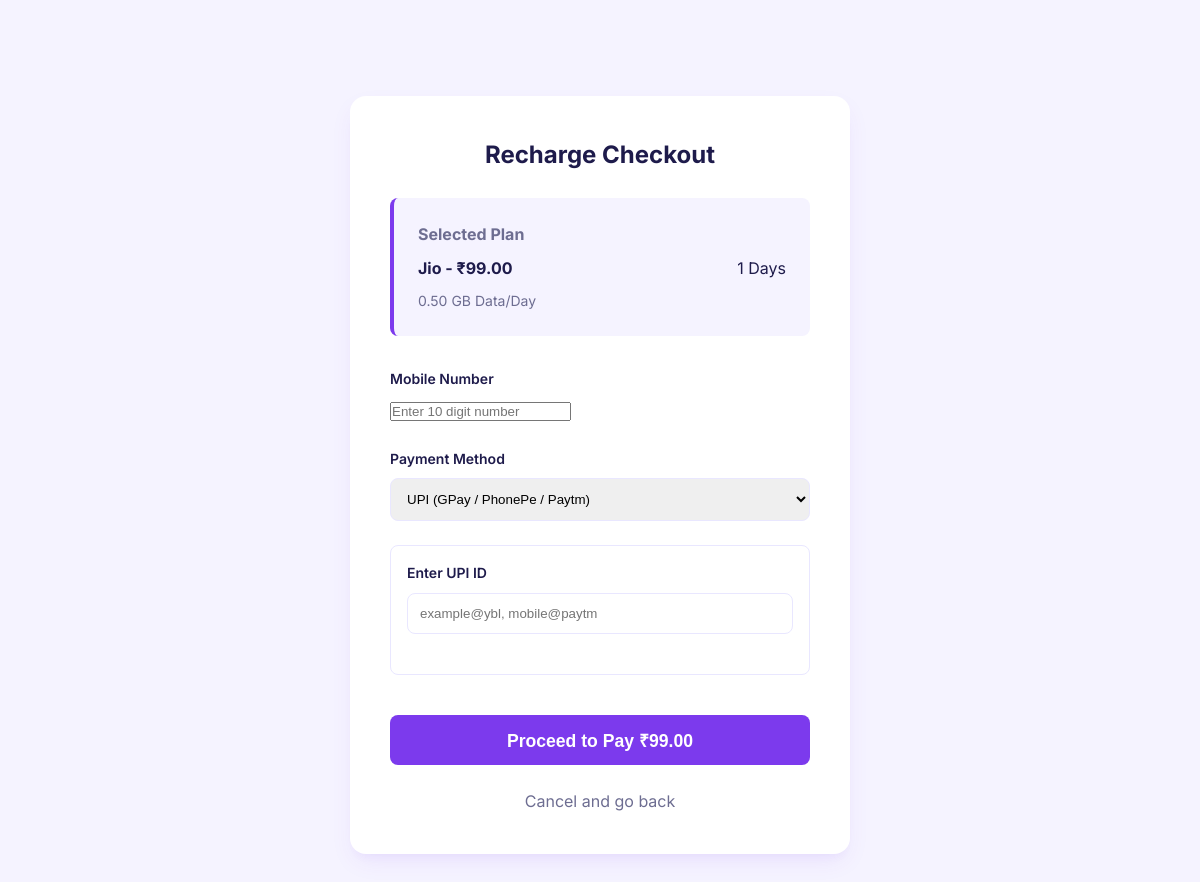
Before: /recharge.php?id=16 with the older database file.
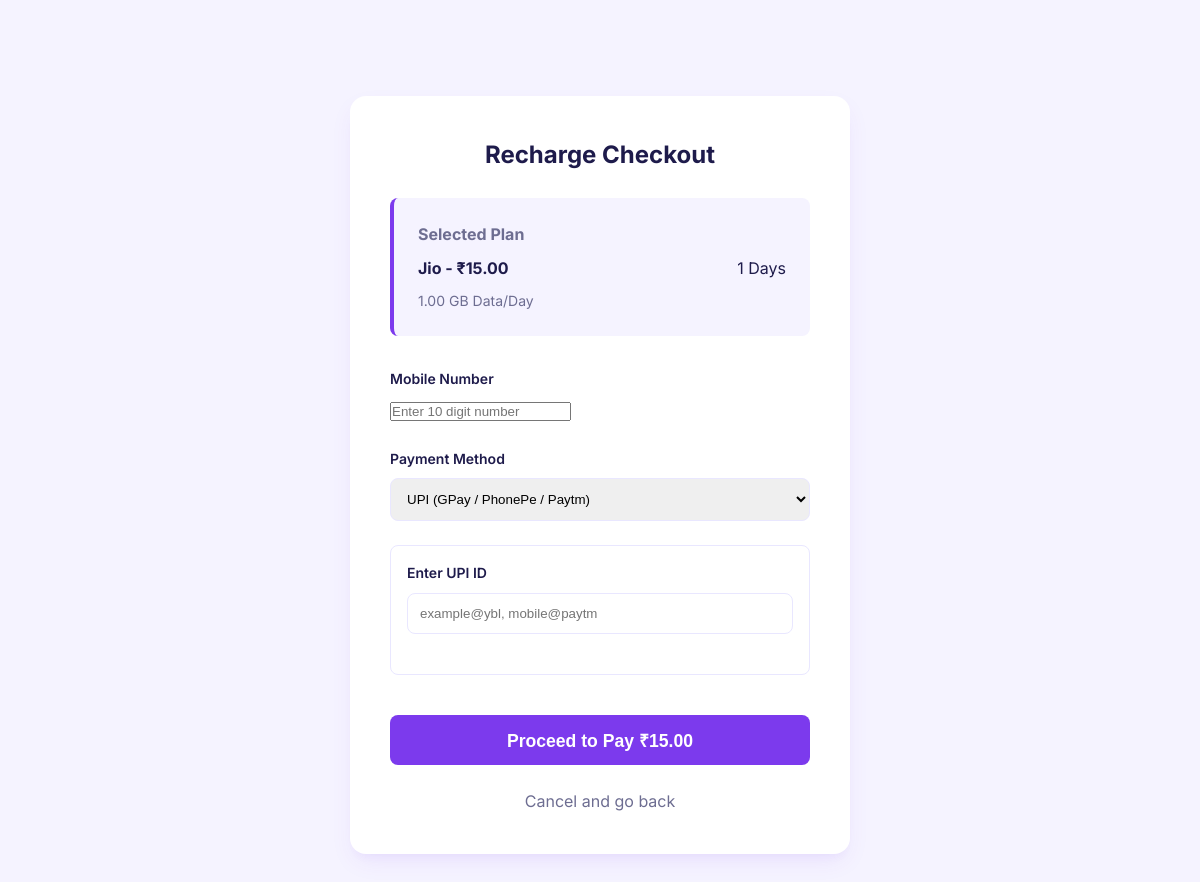
After: the same page with the newer database file.
### tables this page shows
CREATE TABLE IF NOT EXISTS plans (
    id INT AUTO_INCREMENT PRIMARY KEY,
    operator ENUM('Jio', 'Airtel', 'VI') NOT NULL,
    price DECIMAL(10, 2) NOT NULL,
    validity INT NOT NULL,  
    data_per_day DECIMAL(5, 2) NOT NULL,  
    is_best_plan BOOLEAN DEFAULT FALSE,
    created_at TIMESTAMP DEFAULT CURRENT_TIMESTAMP
);

### recharge.php (the view, shortened to what this page needs)
<?php
require_once 'db.php';
$plan_id = $_GET['id'] ?? ($_POST['plan_id'] ?? null);
$stmt = $pdo->prepare("SELECT * FROM plans WHERE id = ?");
$stmt->execute([$plan_id]);
$plan = $stmt->fetch();
?>
<!DOCTYPE html>
<html lang="en">
<head>
    <link rel="stylesheet" href="style.css">
</head>
<body>
<div class="container">
    <div class="checkout-container">
        <h2 style="margin-bottom: 1.5rem; text-align: center;">Recharge Checkout</h2>
        <div class="plan-summary">
            <h4 style="color: var(--text-muted); margin-bottom: 0.5rem;">Selected Plan</h4>
            <div style="display: flex; justify-content: space-between; align-items: center;">
                <strong><?php echo $plan['operator']; ?> - ₹<?php echo $plan['price']; ?></strong>
                <span><?php echo $plan['validity']; ?> Days</span>
            </div>
            <p style="font-size: 0.875rem; color: var(--text-muted); margin-top: 0.5rem;">
                <?php echo $plan['data_per_day']; ?> GB Data/Day
            </p>
        </div>
        <form method="POST" action="recharge.php?id=<?php echo $plan['id']; ?>">
<div class="filter-group">
    <label>Mobile Number</label>
    <input type="tel" name="mobile_number" placeholder="Enter 10 digit number" maxlength="10" pattern="[0-9]{10}" title="Please enter a 10-digit mobile number" required oninput="this.value = this.value.replace(/[^0-9]/g, '');">
</div>
            <div class="filter-group">
                <label>Payment Method</label>
                <select id="payment_method" name="payment_method" onchange="togglePaymentFields()" required>
                    <option value="upi">UPI (GPay / PhonePe / Paytm)</option>
                </select>
            </div>
            <div id="upi_fields" style="display: block; border: 1px solid var(--border-color); padding: 1rem; border-radius: 8px; margin-bottom: 1.5rem;">
                <div class="filter-group">
                    <label>Enter UPI ID</label>
                    <input type="text" name="upi_id" placeholder="example@ybl, mobile@paytm">
                </div>
            </div>
            <button type="submit" name="process_recharge" class="btn-apply" style="margin-top: 1rem; font-size: 1.1rem; height: 50px;">
                Proceed to Pay ₹<?php echo $plan['price']; ?>
            </button>
            <a href="index.php" style="display: block; text-align: center; margin-top: 1.5rem; color: var(--text-muted); text-decoration: none;">
                Cancel and go back
            </a>
        </form>
    </div>
</div>
</body>
</html>

### style.css (style rules this page uses)
:root { --primary: #7c3aed; --primary-hover: #6d28d9; --bg-color: #f5f3ff; --card-bg: #ffffff; --text-main: #1e1b4b; --text-muted: #6d6d91; --border-color: #e9e7ff; --accent-jio: #005eb8; --accent-airtel: #e30613; --accent-vi: #ffb400; --shadow: 0 10px 25px -5px rgba(124, 58, 237, 0.1), 0 8px 10px -6px rgba(124, 58, 237, 0.05); --radius: 16px; }
* { margin: 0; padding: 0; box-sizing: border-box; }
body { font-family: 'Inter', sans-serif; background-color: var(--bg-color); color: var(--text-main); line-height: 1.6; }
.container { max-width: 1200px; margin: 0 auto; padding: 2rem; }
.filter-group { margin-bottom: 1.5rem; }
.filter-group label { display: block; font-size: 0.875rem; font-weight: 600; margin-bottom: 0.5rem; }
.filter-group select, .filter-group input[type="text"], .filter-group input[type="number"] { width: 100%; padding: 0.75rem; border: 1px solid var(--border-color); border-radius: 8px; outline: none; transition: border-color 0.2s; }
.btn-apply { width: 100%; padding: 0.75rem; background: var(--primary); color: white; border: none; border-radius: 8px; font-weight: 600; cursor: pointer; transition: background 0.2s; }

### recharge.php (style rules this page uses)
.checkout-container { max-width: 500px; margin: 4rem auto; background: white; padding: 2.5rem; border-radius: var(--radius); box-shadow: var(--shadow); }
.plan-summary { background: var(--bg-color); padding: 1.5rem; border-radius: 8px; margin-bottom: 2rem; border-left: 4px solid var(--primary); }

Changed rows visible on the page:
changed plans "Jio": price "99.00" → "15.00"; data_per_day "0.50" → "1.00"
